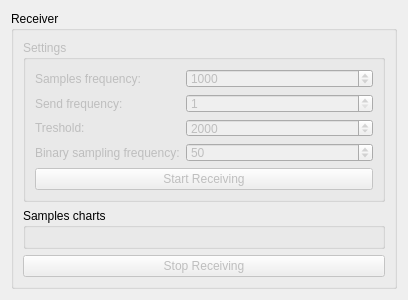
<?xml version="1.0" encoding="UTF-8"?>
<ui version="4.0">
 <class>ReceiverView</class>
 <widget class="QWidget" name="ReceiverView">
  <property name="geometry">
   <rect>
    <x>0</x>
    <y>0</y>
    <width>400</width>
    <height>300</height>
   </rect>
  </property>
  <property name="windowTitle">
   <string>Form</string>
  </property>
  <layout class="QVBoxLayout" name="verticalLayout">
   <item>
    <widget class="QGroupBox" name="m_ReceiverGroupBox">
     <property name="title">
      <string>Receiver</string>
     </property>
     <layout class="QVBoxLayout" name="verticalLayout_2">
      <item>
       <widget class="QGroupBox" name="m_SettingsGroupBox">
        <property name="enabled">
         <bool>false</bool>
        </property>
        <property name="minimumSize">
         <size>
          <width>362</width>
          <height>122</height>
         </size>
        </property>
        <property name="title">
         <string>Settings</string>
        </property>
        <layout class="QVBoxLayout" name="verticalLayout_4" stretch="0,0">
         <item>
          <layout class="QFormLayout" name="formLayout">
           <item row="0" column="0">
            <widget class="QLabel" name="label">
             <property name="text">
              <string>Samples frequency:</string>
             </property>
            </widget>
           </item>
           <item row="0" column="1">
            <widget class="QSpinBox" name="m_SamplesFrequencySpinBox">
             <property name="minimum">
              <number>1</number>
             </property>
             <property name="maximum">
              <number>10000</number>
             </property>
             <property name="value">
              <number>1000</number>
             </property>
            </widget>
           </item>
           <item row="1" column="0">
            <widget class="QLabel" name="label_2">
             <property name="text">
              <string>Send frequency:</string>
             </property>
            </widget>
           </item>
           <item row="1" column="1">
            <widget class="QSpinBox" name="m_SendFrequencySpinBox">
             <property name="minimum">
              <number>1</number>
             </property>
             <property name="maximum">
              <number>10000</number>
             </property>
            </widget>
           </item>
           <item row="2" column="0">
            <widget class="QLabel" name="label_3">
             <property name="text">
              <string>Treshold:</string>
             </property>
            </widget>
           </item>
           <item row="2" column="1">
            <widget class="QSpinBox" name="m_TresholdSpinBox">
             <property name="maximum">
              <number>65635</number>
             </property>
             <property name="value">
              <number>2000</number>
             </property>
            </widget>
           </item>
           <item row="3" column="0">
            <widget class="QLabel" name="label_4">
             <property name="text">
              <string>Binary sampling frequency:</string>
             </property>
            </widget>
           </item>
           <item row="3" column="1">
            <widget class="QSpinBox" name="m_BinarySamplingFrequencySpinBox">
             <property name="minimum">
              <number>1</number>
             </property>
             <property name="maximum">
              <number>10000</number>
             </property>
             <property name="value">
              <number>50</number>
             </property>
            </widget>
           </item>
          </layout>
         </item>
         <item>
          <widget class="QPushButton" name="m_StartReceivingPushButton">
           <property name="text">
            <string>Start Receiving</string>
           </property>
          </widget>
         </item>
        </layout>
       </widget>
      </item>
      <item>
       <widget class="QGroupBox" name="m_SamplesChartGroupBox">
        <property name="title">
         <string>Samples charts</string>
        </property>
        <layout class="QHBoxLayout" name="horizontalLayout"/>
       </widget>
      </item>
      <item>
       <widget class="QPushButton" name="m_StopReceivingPushButton">
        <property name="enabled">
         <bool>false</bool>
        </property>
        <property name="text">
         <string>Stop Receiving</string>
        </property>
       </widget>
      </item>
     </layout>
    </widget>
   </item>
  </layout>
 </widget>
 <resources/>
 <connections>
  <connection>
   <sender>m_StartReceivingPushButton</sender>
   <signal>clicked()</signal>
   <receiver>ReceiverView</receiver>
   <slot>OnStartReceivingButtonClicked()</slot>
   <hints>
    <hint type="sourcelabel">
     <x>199</x>
     <y>132</y>
    </hint>
    <hint type="destinationlabel">
     <x>199</x>
     <y>149</y>
    </hint>
   </hints>
  </connection>
  <connection>
   <sender>m_StopReceivingPushButton</sender>
   <signal>clicked()</signal>
   <receiver>ReceiverView</receiver>
   <slot>OnStopReceivingButtonClicked()</slot>
   <hints>
    <hint type="sourcelabel">
     <x>199</x>
     <y>269</y>
    </hint>
    <hint type="destinationlabel">
     <x>199</x>
     <y>149</y>
    </hint>
   </hints>
  </connection>
 </connections>
 <slots>
  <slot>OnStartReceivingButtonClicked()</slot>
  <slot>OnStopReceivingButtonClicked()</slot>
 </slots>
</ui>
